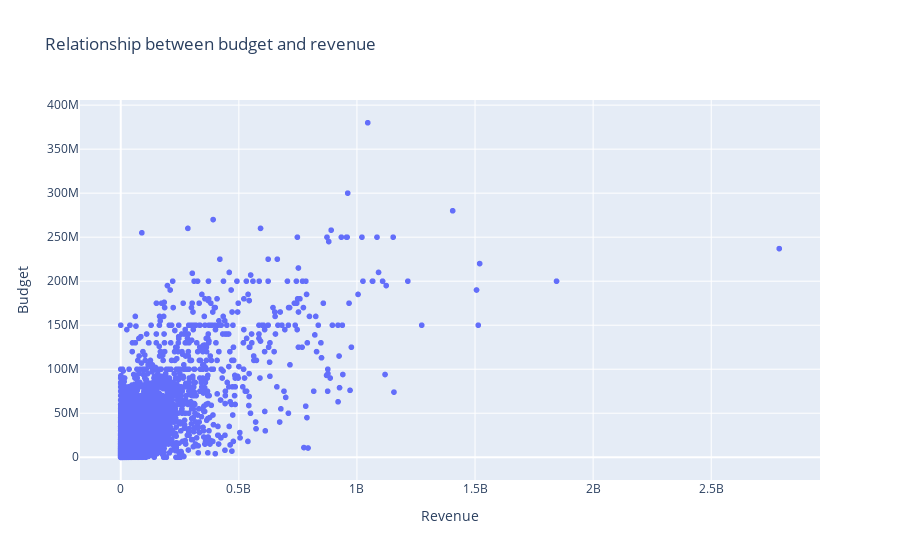

The code cell stored with this chart in its notebook:
### Markdown cell above
## Q7: Use scatter plot to draw the relationship between budget and revenue.
![p3.png](attachment:p3.png)

### Code cell
fig = px.scatter(movies, x='revenue', y='budget',labels={
                     "budget": "Budget",
                     "revenue": "Revenue",
                 },
                 title='Relationship between budget and revenue')

fig.show()

### Figure 1 — Plotly figure (JSON) as saved in the notebook; plotly's stock layout.template omitted (floating-point values rounded to 4 significant figures; data arrays with more than 128 entries replaced by an {"elided": "..."} marker saying what was removed)
{"data": [{"hovertemplate": "Revenue=%{x}<br>Budget=%{y}<extra></extra>", "legendgroup": "", "marker": {"color": "#636efa", "symbol": "circle"}, "mode": "markers", "name": "", "showlegend": false, "type": "scattergl", "x": {"elided": "4803 int values"}, "xaxis": "x", "y": {"elided": "4803 int values"}, "yaxis": "y"}], "layout": {"legend": {"tracegroupgap": 0}, "title": {"text": "Relationship between budget and revenue"}, "xaxis": {"anchor": "y", "domain": [0, 1], "title": {"text": "Revenue"}}, "yaxis": {"anchor": "x", "domain": [0, 1], "title": {"text": "Budget"}}}}
